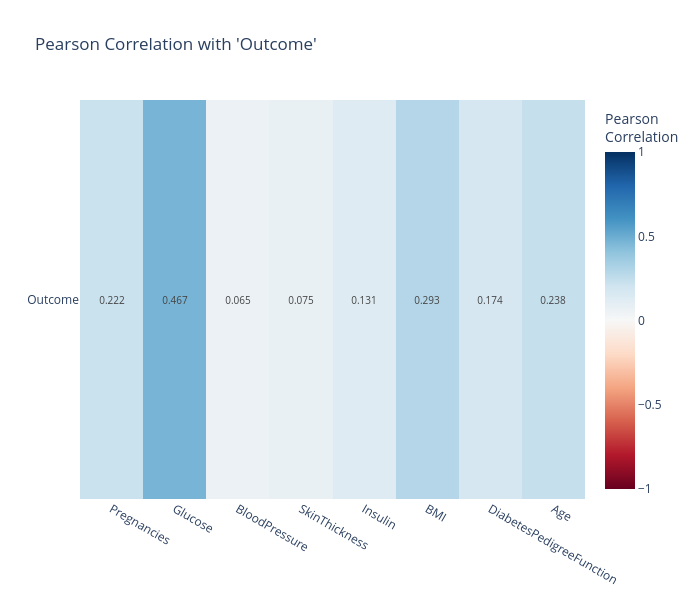

Write notebook code for a chart like this one.
### Code cell
ps.corr_heatmap(df_diabetes, target='Outcome')

### Figure 1 — Plotly figure (JSON) as saved in the notebook; plotly's stock layout.template omitted (floating-point values rounded to 4 significant figures)
{"data": [{"colorbar": {"title": {"text": "Pearson<br>Correlation"}}, "colorscale": [[0.0, "rgb(103,0,31)"], [0.1, "rgb(178,24,43)"], [0.2, "rgb(214,96,77)"], [0.3, "rgb(244,165,130)"], [0.4, "rgb(253,219,199)"], [0.5, "rgb(247,247,247)"], [0.6, "rgb(209,229,240)"], [0.7, "rgb(146,197,222)"], [0.8, "rgb(67,147,195)"], [0.9, "rgb(33,102,172)"], [1.0, "rgb(5,48,97)"]], "hovertemplate": "<b>%{y}</b> vs <b>%{x}</b><br>Pearson Correlation: %{z:.3f}<extra></extra>", "text": [["0.222", "0.467", "0.065", "0.075", "0.131", "0.293", "0.174", "0.238"]], "textfont": {"size": 10}, "texttemplate": "%{text}", "type": "heatmap", "x": ["Pregnancies", "Glucose", "BloodPressure", "SkinThickness", "Insulin", "BMI", "DiabetesPedigreeFunction", "Age"], "y": ["Outcome"], "z": [[0.2219, 0.4666, 0.06507, 0.07475, 0.1305, 0.2927, 0.1738, 0.2384]], "zmax": 1, "zmid": 0, "zmin": -1}], "layout": {"height": 600, "title": {"text": "Pearson Correlation with 'Outcome'"}, "width": 700, "xaxis": {"side": "bottom"}, "yaxis": {"autorange": "reversed"}}}
